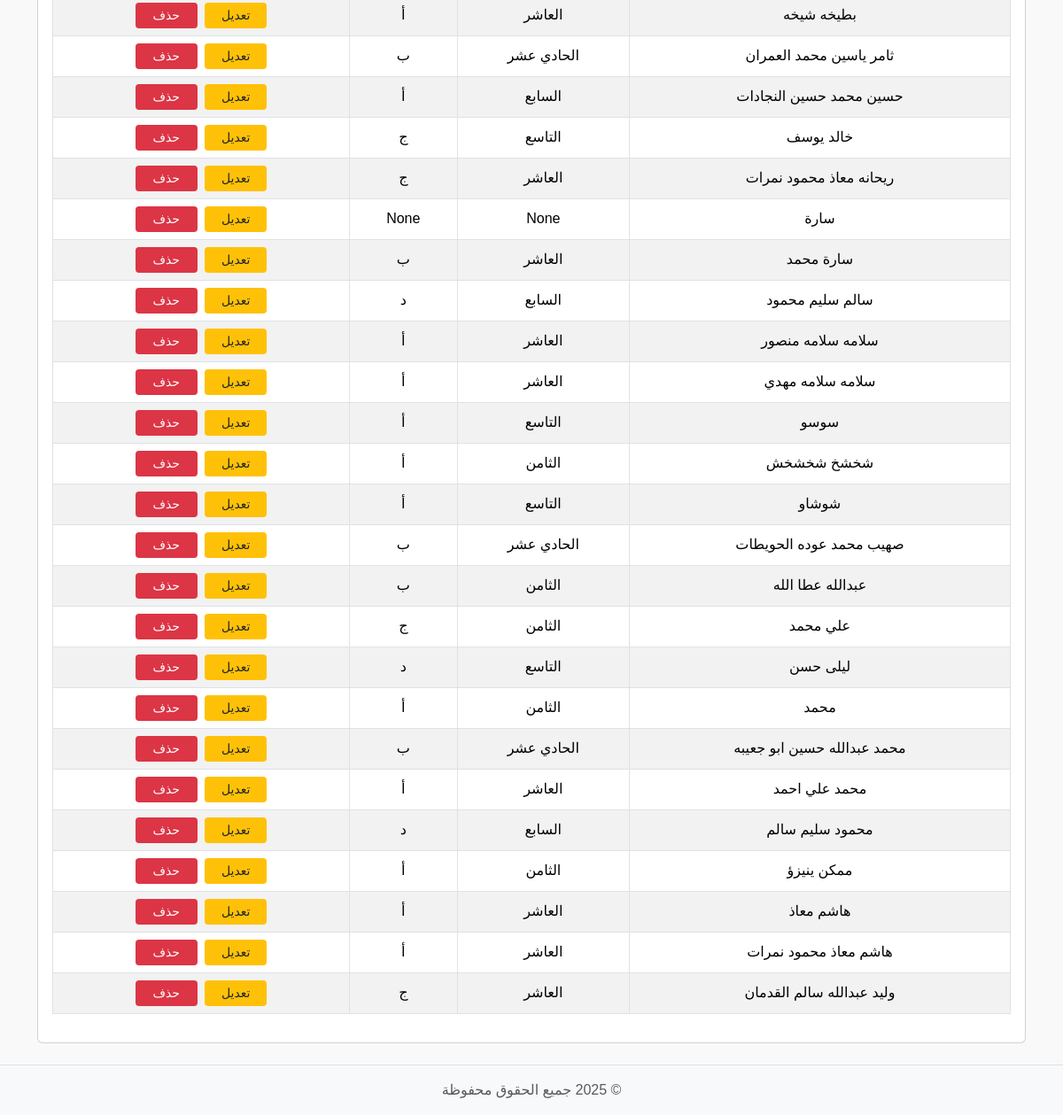
Before: /students (lower part) with the older database file.
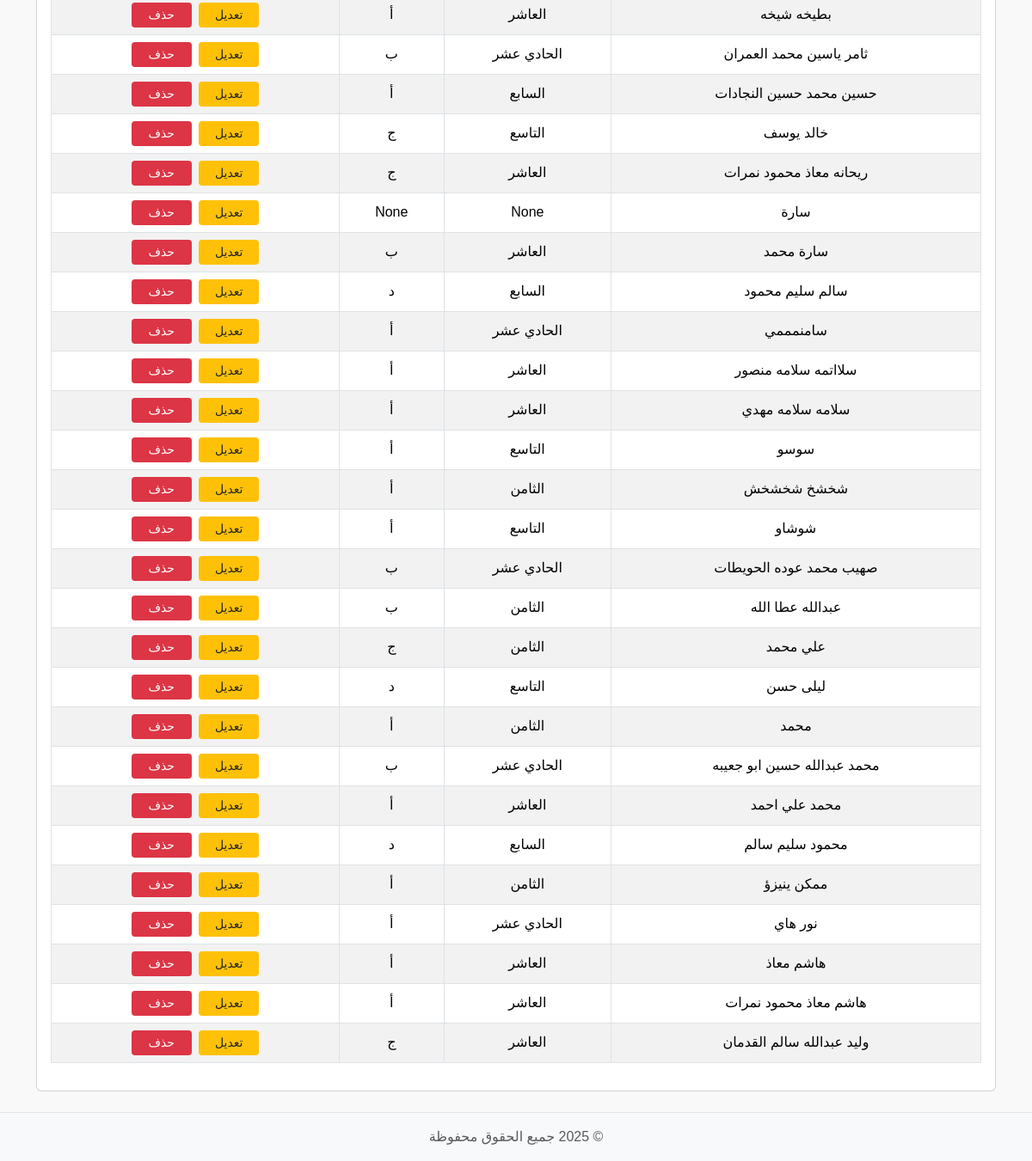
After: the same page with the newer database file.
### tables this page shows
CREATE TABLE students (
    id INTEGER PRIMARY KEY AUTOINCREMENT,
    student_name TEXT NOT NULL,
    username TEXT,
    password TEXT
, class_name TEXT, section TEXT, school_id INTEGER REFERENCES schools(id));

### students.py (the view, shortened to what this page needs)
def students():
    conn = get_db_connection()
    students_list = conn.execute('SELECT * FROM students ORDER BY student_name').fetchall()
    conn.close()
    return render_template('students.html', students=students_list)

### db.py (called while the page is built)
def get_db_connection():
    conn = sqlite3.connect(DB_NAME)
    conn.row_factory = sqlite3.Row
    return conn

### templates/students.html (shortened to what this page needs)
{% include 'partials/header.html' %}
<div class="container mt-4">
    <div class="card p-3">
        <table class="table table-bordered table-striped">
            <tbody>
                {% for student in students %}
                <tr data-student-id="{{ student.id }}">
                    <td class="name">{{ student.student_name }}</td>
                    <td class="class">{{ student.class_name }}</td>
                    <td class="section">{{ student.section }}</td>
                    <td>
                        <button class="btn btn-sm btn-warning editBtn">تعديل</button>
                        <button class="btn btn-sm btn-danger deleteBtn">حذف</button>
                    </td>
                </tr>
                {% endfor %}
            </tbody>
        </table>
    </div>
</div>
{% include 'partials/footer.html' %}

Changed rows visible on the page:
added students: student_name "سامنمممي", class_name "الحادي عشر", section "أ"
changed students: student_name "سلامه سلامه منصور" → "سلااتمه سلامه منصور"
added students: student_name "نور هاي", class_name "الحادي عشر", section "أ"
